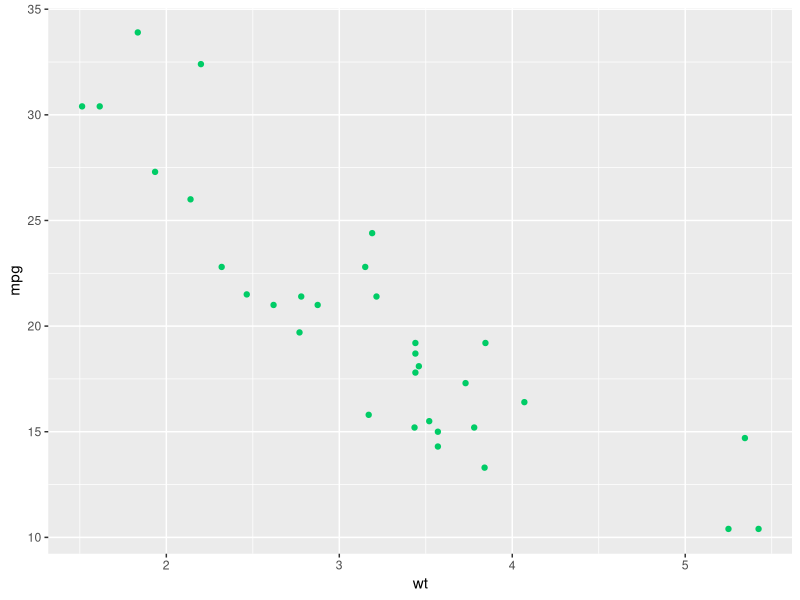
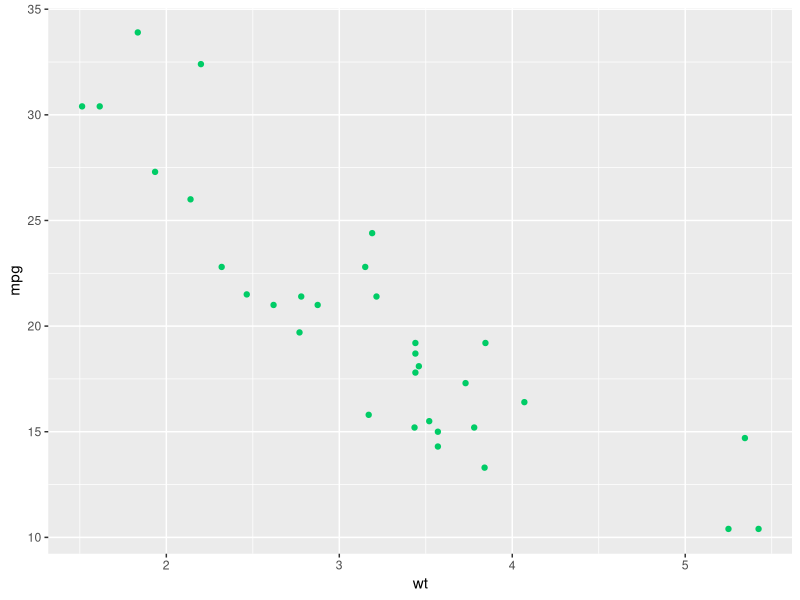

The R script that drew these images, in order:
## ---- chunk 1
data(mtcars)
require(ggplot2)
## ---- chunk 2
g <- ggplot(data = mtcars, aes(x = wt, y = mpg))
g <- g + geom_point(color = "#00CC66")
g
## ---- chunk 3
g <- g + geom_abline(int = 37.3, slope = -5.3, color = "steelblue", size = 1)
g
